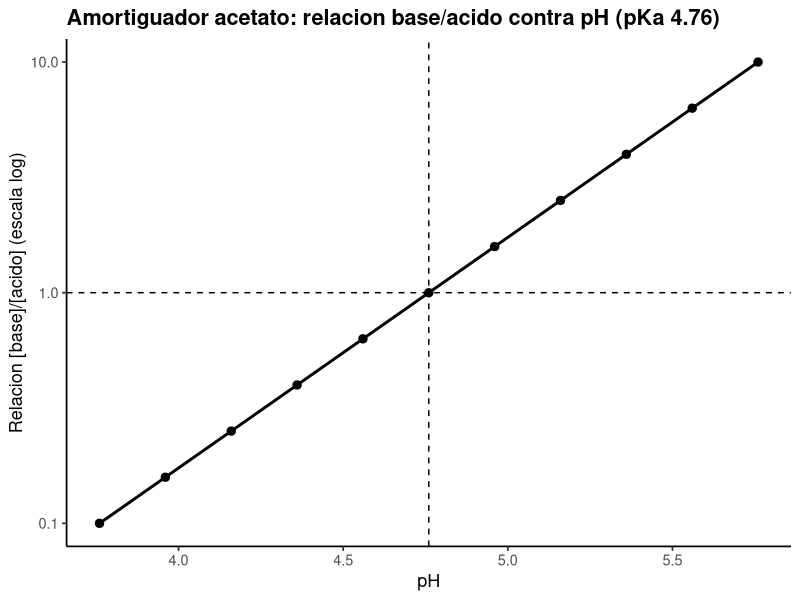
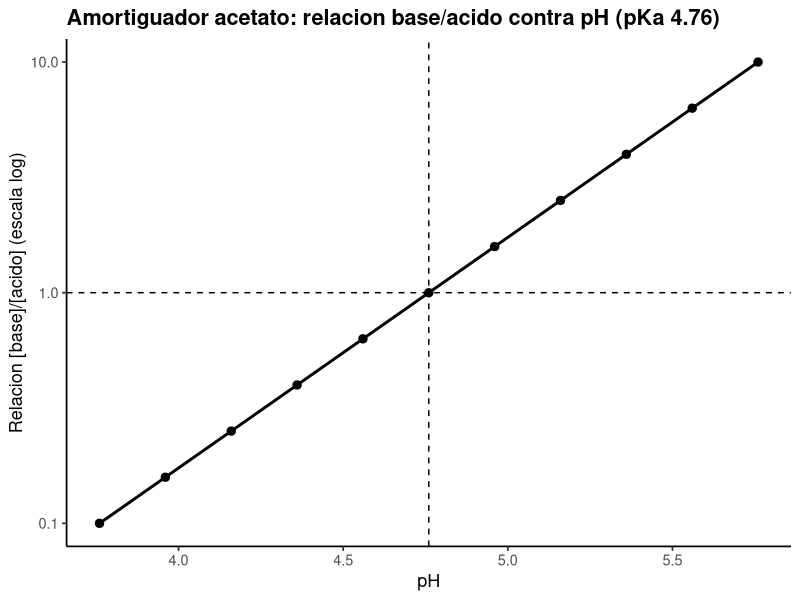

Write R code to recreate these figures, in order.
# ==========================================================================
# P1. Preparacion de soluciones, filtracion y ajuste de pH
# ==========================================================================
# Autor: Dr. Jose Juan Torres Martinez
# Docente de Ciencias Quimicas
# Universidad Autonoma de San Luis Potosi (UASLP)
# Mexico
#
# Material academico para estudiantes
# Serie "Bioseparaciones" - Laboratorio, Practica 1. Soluciones y pH
#
# Descripcion: Recorrido por el laboratorio de la planta, estacion 1: la mesa de preparacion de soluciones y ajuste de pH. Aqui se calcula la masa a pesar para cada solucion con masa = M * V * PM / pureza, y se calcula la relacion base/acido del amortiguador acetato con Henderson-Hasselbalch (pKa 4.76). Los datos de partida son las concentraciones y volumenes pedidos en la practica. Lo que se aprende aqui es lo primero que se hace en cada estacion que sigue: preparar bien las soluciones y dejar el pH donde lo pide el protocolo.
#
# Objetivos de aprendizaje:
#   - Calcular la masa a pesar con molaridad, volumen y pureza.
#   - Aplicar Henderson-Hasselbalch a un amortiguador acetato.
#   - Leer en la curva que relacion base/acido da cada pH.

# Datos: datos_preparaciones.csv (soluto, peso molecular, concentracion, volumen y pureza) y datos_amortiguador.csv (pH y relacion base/acido del amortiguador acetato).
# Recorrido: llegamos a la primera estacion del laboratorio, la mesa de preparacion. Primera parada: pesar cada reactivo con la balanza. Segunda parada: el amortiguador acetato y su curva contra pH. En cada parada calculamos y comentamos que significa el resultado antes de seguir.
# ==========================================================================

library(tidyverse)

# --------------------------------------------------------------------------
# Protocolo (Manual de Practicas, Practica 1. Soluciones y pH)
# --------------------------------------------------------------------------
# En esta estacion el trabajo es preparar soluciones, ajustar el pH y filtrar, con lo que se va a usar en las practicas que siguen. Las soluciones las indica el instructor (las soluciones para SDS-PAGE y el buffer de fosfatos).
# Paso 1. Preparacion de soluciones: se repasan molaridad, normalidad, porcentaje en peso, porcentaje en volumen y pureza de los reactivos, y se hacen los calculos para preparar las soluciones indicadas por el instructor.
# Paso 2. Ajuste de pH: se repasan los componentes y el funcionamiento del electrodo de pH, sus cuidados y su limpieza, la calibracion y el efecto de la temperatura. Cuando la molaridad debe ser precisa, el pH se ajusta con su acido o base conjugada; en los demas casos se ajusta con hidroxido de sodio o acido clorhidrico.
# Paso 3. Filtracion: el instructor revisa los componentes y el funcionamiento del sistema de filtracion y las membranas que se usan para filtrar solventes para cromatografia. Se practican filtraciones de agua y de las soluciones preparadas.
# Seguridad y reglas (manual): bata blanca de laboratorio obligatoria; cubrebocas y guantes cuando se indique; cuestionario pre-laboratorio entregado antes de empezar; limpiar la mesa de trabajo antes y despues de la practica; no fumar ni consumir alimentos o bebidas en el laboratorio.

# --------------------------------------------------------------------------
# Parada 1. Masa a pesar para cada solucion
# --------------------------------------------------------------------------
# Estamos en la mesa de preparacion con la balanza y los reactivos. Para cada solucion calculamos la masa a pesar con molaridad, volumen, peso molecular y pureza: la pureza corrige que el reactivo no es 100% puro.
# masa (g) = concentracion (mol/L) * volumen (L) * peso molecular (g/mol)
#   / pureza (fraccion). La pureza corrige que el reactivo no es 100% puro.
datos <- read_csv("datos_preparaciones.csv", show_col_types = FALSE)

datos <- datos %>%
  mutate(masa_g = concentracion_M * volumen_L *
           peso_molecular_g_mol / pureza)

print(datos)

# --------------------------------------------------------------------------
# Parada 2. Amortiguador acetato: relacion base/acido contra pH
# --------------------------------------------------------------------------
# Seguimos en la mesa de preparacion: ahora armamos el amortiguador acetato. Con Henderson-Hasselbalch calculamos que relacion base/acido da cada pH, para mezclar el amortiguador al pH que pide el protocolo.
# Henderson-Hasselbalch: pH = pKa + log10([base]/[acido]), pKa = 4.76.
# La relacion se calcula de cero: [base]/[acido] = 10^(pH - pKa).
pka <- 4.76

datos_am <- read_csv("datos_amortiguador.csv", show_col_types = FALSE)

datos_am <- datos_am %>%
  mutate(
    relacion_calculada = 10^(ph - pka),
    fraccion_base = relacion_calculada / (1 + relacion_calculada)
  )

print(datos_am)

# --------------------------------------------------------------------------
# Parada 3. Grafica: relacion base/acido contra pH
# --------------------------------------------------------------------------
# Graficamos la relacion base/acido contra el pH en escala logaritmica: la linea punteada marca el pKa 4.76, donde la relacion es 1.
grafica <- ggplot(
  datos_am,
  aes(x = ph, y = relacion_calculada)
) +
  geom_vline(xintercept = pka, linetype = "dashed") +
  geom_hline(yintercept = 1, linetype = "dashed") +
  geom_line(linewidth = 1) +
  geom_point(size = 2.5) +
  scale_y_log10() +
  labs(
    x = "pH",
    y = "Relacion [base]/[acido] (escala log)",
    title = "Amortiguador acetato: relacion base/acido contra pH (pKa 4.76)"
  ) +
  theme_classic(base_size = 13) +
  theme(plot.title = element_text(face = "bold"))

print(grafica)

# --------------------------------------------------------------------------
# 4. Exportar la grafica
# --------------------------------------------------------------------------
# Antes de salir de la mesa de preparacion guardamos la grafica del recorrido.
ggsave("01_amortiguador.png", grafica,
       width = 18, height = 12, units = "cm", dpi = 300)

# --------------------------------------------------------------------------
# Interpretacion
# --------------------------------------------------------------------------
# Grafica (relacion base/acido contra pH): el eje x es el pH (adimensional) y el eje y es la relacion [base]/[acido] en escala log (adimensional).
# - La masa a pesar crece con la concentracion, el volumen y el peso molecular, y sube un poco al corregir por pureza. Esto significa que olvidar la pureza deja la solucion un poco diluida, y por eso lo siguiente en cada estacion es pesar con la formula completa.
# - En pH = pKa la relacion base/acido es 1; por debajo manda el acido y por encima manda la base. Esto significa que el pKa es el centro del amortiguador, y alrededor de el es donde el amortiguador resiste mejor los cambios de pH.

# --------------------------------------------------------------------------
# Que aprendimos
# --------------------------------------------------------------------------
# - La formula masa = M * V * PM / pureza resuelve cualquier preparacion de la practica.
# - Henderson-Hasselbalch dice que proporcion de base y acido mezclar para un pH objetivo.
# Terminamos el recorrido en la mesa de preparacion: ya sabemos pesar cada reactivo y mezclar el amortiguador al pH pedido. Seguimos a la siguiente estacion del laboratorio: el gel de SDS-PAGE, donde se mide el peso molecular de la proteina.
